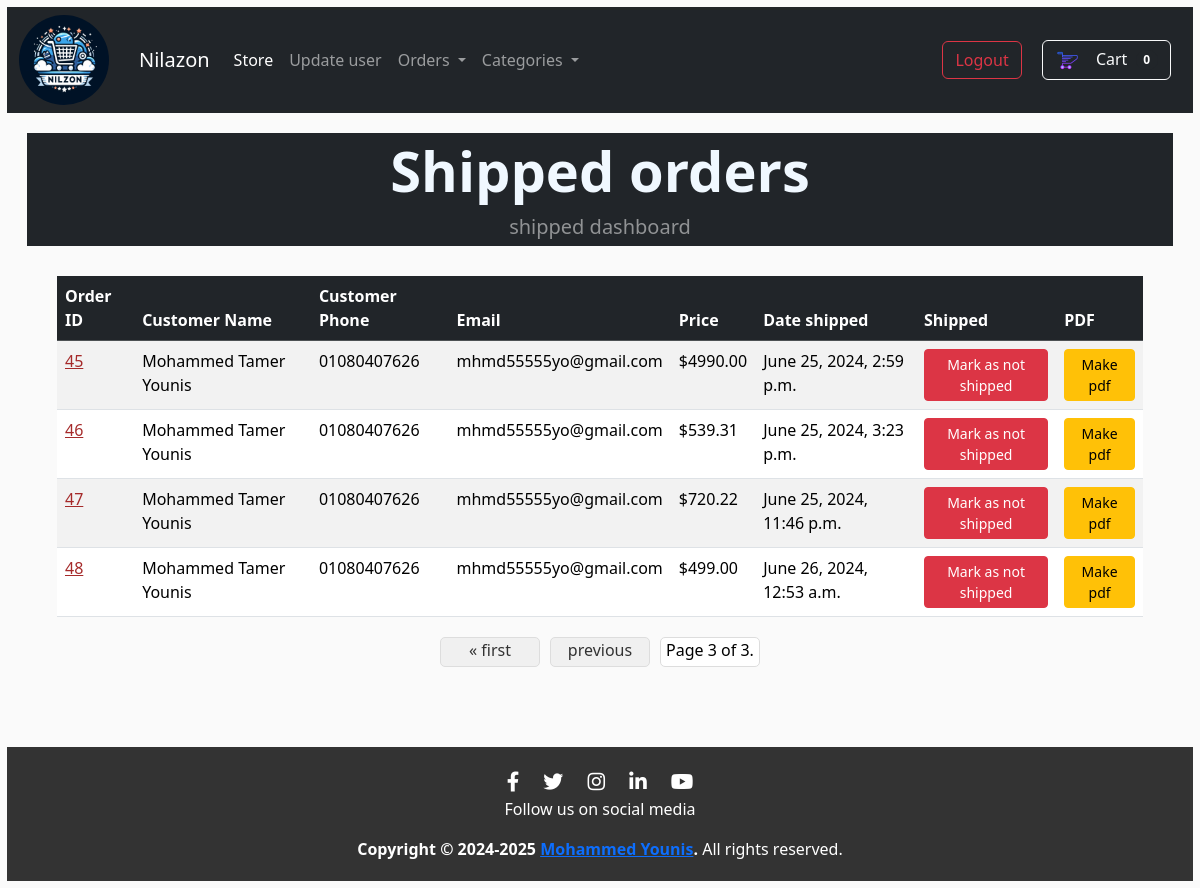
Page /payment/shipped_dash/?page=3 (signed in) on the earlier database version.
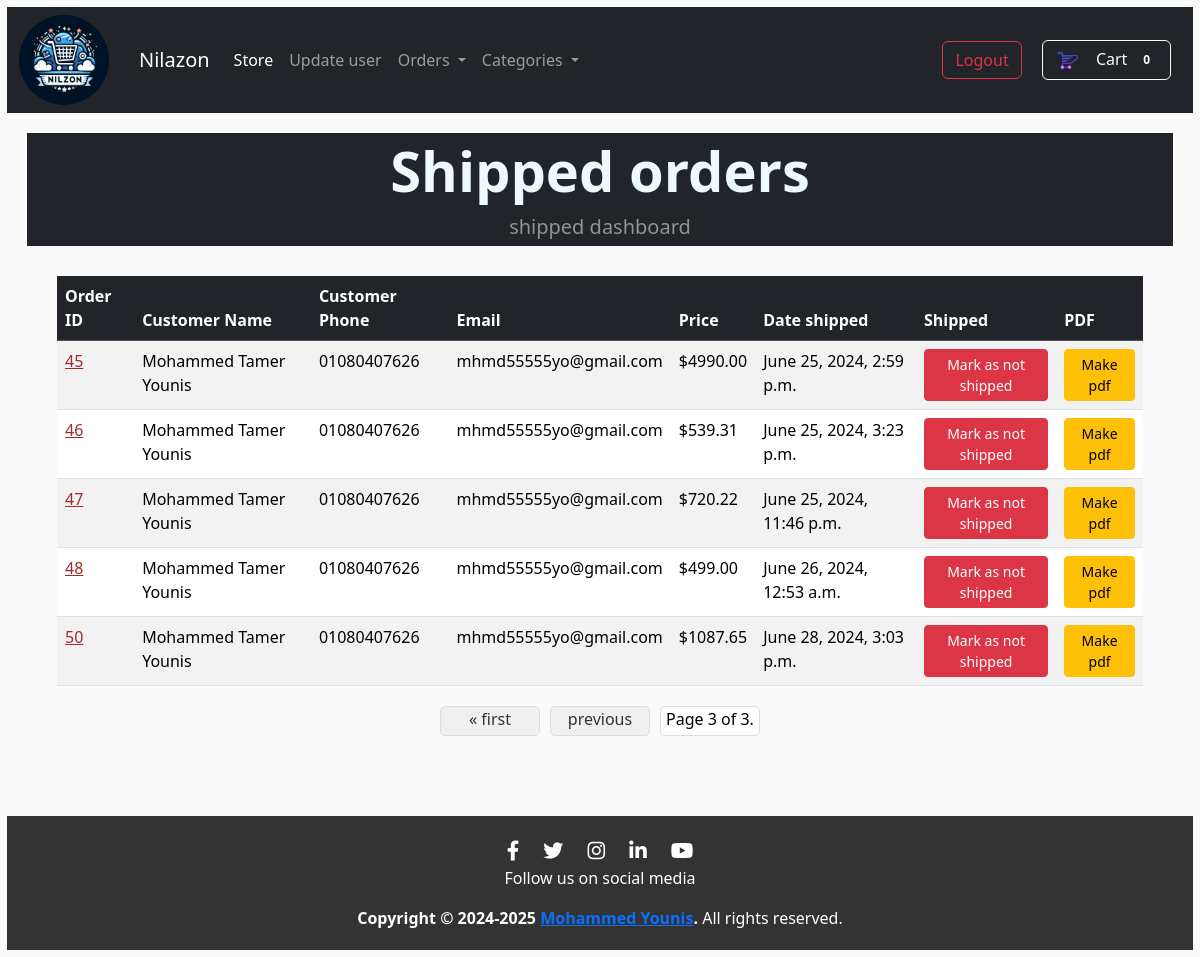
Same page on the later database version.
### payment/models.py (models this page shows, shortened)
class Order(models.Model):
    user = models.ForeignKey(User, on_delete=models.CASCADE, null=True, blank=True)
    full_name = models.CharField(max_length=250)
    email = models.EmailField()
    shipping_address = models.TextField()
    amount_paid = models.DecimalField(max_digits=10, decimal_places=2)
    phone = models.CharField(max_length=15, null=True, blank=True)
    date_ordered = models.DateTimeField(auto_now_add=True)
    shipped = models.BooleanField(default=False)
    quantity = models.IntegerField(default=1 ,null=True, blank=True)
    date_shipped = models.DateTimeField(null=True, blank=True)

### payment/views.py (the view, shortened to what this page needs)
# urls.py: path('shipped_dash/', views.shipped_dash, name='shipped_dash'),
def shipped_dash(request):
    categories = Category.objects.all()  # Get all categories
    cart = Cart(request)  # Get the current cart
    total_items = cart.total_items()  # Get total items in the cart
    if request.user.is_authenticated and request.user.is_superuser :
        orders = Order.objects.filter(shipped=True)
        paginator = Paginator(orders, 10)  # Show 10 orders per page
        page = request.GET.get('page')
        try:
            orders = paginator.page(page)
        except PageNotAnInteger:
            orders = paginator.page(1)
        except EmptyPage:
            orders = paginator.page(paginator.num_pages)
        return render(request, 'eCommerce/shipped_dash.html', {'orders':orders , 'categories': categories,'total_items': total_items,})
    else :
        messages.error(request, "Access denied")
        return redirect('main')

### cart/cart.py (called while the page is built)
    def total_items (self):
        prodict_ids = self.cart.keys()
        products = Product.objects.filter(id__in=prodict_ids)
        qtys = self.cart
        total = 0
        for key, value in qtys.items():
            key = int(key)
            for product in products :
                if product.id == key :
                    total = total + int(value)
        return total

### cart/context_processors.py (called while the page is built)
def cart(request):
    return {'cart': Cart(request)}

### templates/eCommerce/shipped_dash.html (shortened to what this page needs)
{% extends 'base.html' %}
{% load static %}
{% block content %}
<header class="bg-dark py-1">
    <div class="container px-4 px-lg-5 my-0">
        <div class="text-center text-white">
            <h1 class="display-4 fw-bolder" style="color: aliceblue;">Shipped orders</h1>
            <p class="lead fw-normal text-white-50 mb-0">shipped dashboard</p>
        </div>
    </div>
</header>
<div class="justify-content-center main-content" style="padding: 30px;">
    <table class="table table-striped table-hover main-content">
        <thead class="table-dark">
            <tr>
            <th scope="col">Order ID</th>
            <th scope="col">Customer Name</th>
            <th scope="col">Customer Phone</th>
            <th scope="col">Email</th>
            <th scope="col">Price</th>
            <th scope="col">Date shipped</th>
            <th scope="col">Shipped</th>
            <th scope="col">PDF</th>
            </tr>
        </thead>
        <tbody>
            {% for item in orders %}
            <tr>
<td>            <a href="{% url 'order' item.id %}" style="color: brown;">{{item.id}}</a></td>
            <td>{{item.full_name}}</td>
            <td>{{item.phone}}</td>
            <td>{{item.email}}</td>
            <td>${{item.amount_paid}}</td>
            <td>{{item.date_shipped}}</td>
            <td>
                <form method="POST">
                    <button class="btn btn-sm btn-danger" type="submit">Mark as not shipped</button>
                </form>
            </td>
            <td>
                <a href="{% url 'generate_pdf' item.id %}" class="btn btn-sm btn-warning">Make pdf</a>
            </td>
            {% endfor %}
            </tr>
        </tbody>
    </table>
    <div class="pagination">
    <span class="step-links">
        {% if orders.has_previous %}
            <a href="?page=1">&laquo; first</a>
            <a href="?page={{ orders.previous_page_number }}">previous</a>
        {% endif %}
        <span class="current">
            Page {{ orders.number }} of {{ orders.paginator.num_pages }}.
        </span>
    </span>
    </div>
</div>
{% endblock %}

Differences in the rows shown:
added Order: id "50", full_name "Mohammed Tamer Younis", phone "01080407626", email "mhmd55555yo@gmail.com", amount_paid "1087.65", date_shipped "June 28, 2024, 3:03 p.m."
